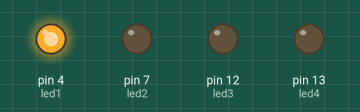
Recording of a sketch running on a simulated Arduino Uno, built with avr-gcc and run on an emulated ATmega328P. Parts: output pins drawn as LEDs (lit = HIGH).

Above: at 0.1 s.
At 0.7 s:
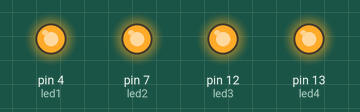
At 1.5 s:
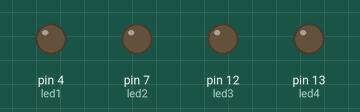
At 2.5 s:
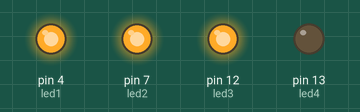
At 3.5 s:
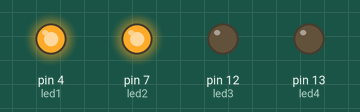
Timing chart, 0 to 3.8 s (numbered marks = the images above):
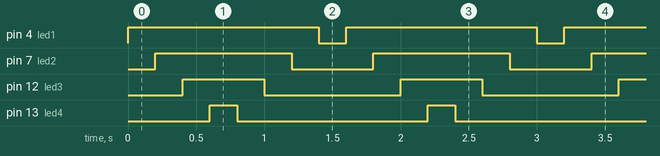

Measured:
- by itself, pin 4 (led1): alternates HIGH for 1.4 s and LOW for 0.20 s
- by itself, pin 7 (led2): alternates HIGH for 1.0 s and LOW for 0.60 s
- by itself, pin 12 (led3): alternates HIGH for 0.60 s and LOW for 1.0 s
- by itself, pin 13 (led4): alternates HIGH for 0.20 s and LOW for 1.4 s

The sketch:

teste_led_3.ino
```cpp
int led1 = 4;
int led2 = 7;
int led3 = 12;
int led4 = 13;

void setup()
{
pinMode(led1, OUTPUT);
pinMode(led2, OUTPUT);
pinMode(led3, OUTPUT);
pinMode(led4, OUTPUT);
}

void loop()
{
digitalWrite(led1, HIGH);
delay(200);
digitalWrite(led2, HIGH);
delay(200);
digitalWrite(led3, HIGH);
delay(200);
digitalWrite(led4, HIGH);
delay(200);
digitalWrite(led4, LOW);
delay(200);
digitalWrite(led3, LOW);
delay(200);
digitalWrite(led2, LOW);
delay(200);
digitalWrite(led1, LOW);
delay(200);
}
```
